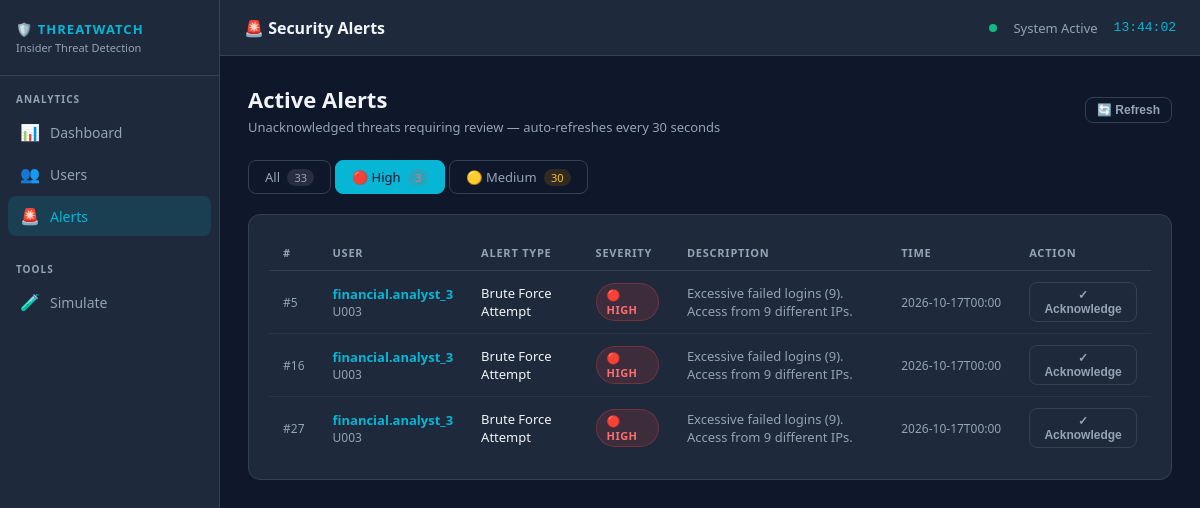
/alerts?severity=high, run on the app's committed database.
### tables this page shows
CREATE TABLE alerts (
            id               INTEGER PRIMARY KEY AUTOINCREMENT,
            user_id          TEXT NOT NULL,
            alert_type       TEXT NOT NULL,
            severity         TEXT NOT NULL,
            description      TEXT NOT NULL,
            timestamp        TEXT NOT NULL,
            is_acknowledged  INTEGER NOT NULL DEFAULT 0,
            acknowledged_at  TEXT
        );

CREATE TABLE users (
            user_id   TEXT PRIMARY KEY,
            username  TEXT NOT NULL,
            department TEXT NOT NULL,
            role      TEXT NOT NULL,
            created_at TEXT NOT NULL
        );

### app.py (the view)
@app.route("/alerts")
def alerts():
    filter_sev = request.args.get("severity", "all")
    all_alerts = get_alerts(acknowledged=False)
    if filter_sev != "all":
        all_alerts = [a for a in all_alerts if a["severity"] == filter_sev]
    counts = {
        "all": len(get_alerts(acknowledged=False)),
        "high": len([a for a in get_alerts(acknowledged=False) if a["severity"] == "high"]),
        "medium": len([a for a in get_alerts(acknowledged=False) if a["severity"] == "medium"]),
    }
    return render_template("alerts.html", alerts=all_alerts, filter_sev=filter_sev, counts=counts)

### database/db_manager.py (called while the page is built)
def get_conn():
    conn = sqlite3.connect(DB_PATH)
    conn.row_factory = sqlite3.Row
    return conn

def get_alerts(acknowledged=None, limit=200):
    with get_conn() as conn:
        if acknowledged is None:
            rows = conn.execute(
                "SELECT a.*, u.username FROM alerts a JOIN users u ON a.user_id=u.user_id ORDER BY a.timestamp DESC LIMIT ?",
                (limit,),
            ).fetchall()
        else:
            rows = conn.execute(
                "SELECT a.*, u.username FROM alerts a JOIN users u ON a.user_id=u.user_id WHERE a.is_acknowledged=? ORDER BY a.timestamp DESC LIMIT ?",
                (int(acknowledged), limit),
            ).fetchall()
    return [dict(r) for r in rows]

### templates/alerts.html (shortened to what this page needs)
{% extends "base.html" %}
{% block page_title %}🚨 Security Alerts{% endblock %}
{% block content %}
<div class="page-header flex justify-between items-center">
  <div>
    <h1>Active Alerts</h1>
    <p>Unacknowledged threats requiring review — auto-refreshes every 30 seconds</p>
  </div>
  <div class="flex gap-2">
    <button class="btn btn-ghost btn-sm" onclick="location.reload()">🔄 Refresh</button>
  </div>
</div>
<div class="tabs" style="margin-bottom: 20px;">
  <a href="{{ url_for('alerts') }}" class="tab-btn {% if filter_sev == 'all' %}active{% endif %}">
    All <span style="margin-left:4px; background:rgba(255,255,255,0.1); padding:1px 7px; border-radius:10px; font-size:11px;">{{ counts.all }}</span>
  </a>
  <a href="{{ url_for('alerts', severity='high') }}" class="tab-btn {% if filter_sev == 'high' %}active{% endif %}">
    🔴 High <span style="margin-left:4px; background:rgba(239,68,68,0.15); color:#f87171; padding:1px 7px; border-radius:10px; font-size:11px;">{{ counts.high }}</span>
  </a>
  <a href="{{ url_for('alerts', severity='medium') }}" class="tab-btn {% if filter_sev == 'medium' %}active{% endif %}">
    🟡 Medium <span style="margin-left:4px; background:rgba(245,158,11,0.15); color:#fbbf24; padding:1px 7px; border-radius:10px; font-size:11px;">{{ counts.medium }}</span>
  </a>
</div>
<div class="card">
  {% if alerts %}
  <div class="table-wrapper">
    <table>
      <thead>
        <tr>
          <th>#</th>
          <th>User</th>
          <th>Alert Type</th>
          <th>Severity</th>
          <th>Description</th>
          <th>Time</th>
          <th>Action</th>
        </tr>
      </thead>
      <tbody>
        {% for alert in alerts %}
        <tr>
          <td class="text-muted text-sm">#{{ alert.id }}</td>
          <td>
            <a href="{{ url_for('user_detail', user_id=alert.user_id) }}"
               style="color:var(--accent-cyan); font-weight:600; text-decoration:none;">
              {{ alert.username }}
            </a>
            <div class="text-muted text-sm">{{ alert.user_id }}</div>
          </td>
          <td style="font-weight: 500;">{{ alert.alert_type }}</td>
          <td>
            <span class="badge badge-{{ alert.severity }} {% if alert.severity == 'high' %}pulse{% endif %}">
              {% if alert.severity == 'high' %}🔴{% else %}🟡{% endif %}
              {{ alert.severity | upper }}
            </span>
          </td>
          <td style="max-width: 320px; font-size: 13px; color: var(--text-secondary);">
            {{ alert.description }}
          </td>
          <td class="text-sm text-muted" style="white-space: nowrap;">
            {{ alert.timestamp[:16] if alert.timestamp else '—' }}
          </td>
          <td>
            <form method="post" action="{{ url_for('ack_alert', alert_id=alert.id) }}" style="display:inline;">
              <button type="submit" class="btn btn-ghost btn-sm" title="Acknowledge this alert">
                ✓ Acknowledge
              </button>
            </form>
          </td>
        </tr>
        {% endfor %}
      </tbody>
    </table>
  </div>
  {% endif %}
</div>
{% endblock %}

### templates/base.html (style rules this page uses)
*, *::before, *::after { box-sizing: border-box; margin: 0; padding: 0; }
:root { --bg-primary: #0f172a; --bg-secondary: #1e293b; --bg-card: #1e293b; --bg-hover: #263348; --border: #334155; --text-primary: #f1f5f9; --text-secondary: #94a3b8; --accent-cyan: #06b6d4; --accent-emerald: #10b981; --accent-red: #ef4444; --accent-amber: #f59e0b; --accent-blue: #3b82f6; --sidebar-width: 220px; }
body { background: var(--bg-primary); color: var(--text-primary); font-family: 'Segoe UI', system-ui, -apple-system, sans-serif; display: flex; min-height: 100vh; }
.card { background: var(--bg-card); border: 1px solid var(--border); border-radius: 12px; padding: 20px; }
.table-wrapper { overflow-x: auto; }
table { width: 100%; border-collapse: collapse; font-size: 13px; }
th { text-align: left; padding: 10px 14px; font-size: 11px; font-weight: 600; letter-spacing: 0.07em; text-transform: uppercase; color: var(--text-secondary); border-bottom: 1px solid var(--border); }
td { padding: 11px 14px; border-bottom: 1px solid rgba(51,65,85,0.5); color: var(--text-primary); vertical-align: middle; }
tr:last-child td { border-bottom: none; }
.badge { display: inline-flex; align-items: center; padding: 3px 10px; border-radius: 20px; font-size: 11px; font-weight: 600; letter-spacing: 0.04em; }
.badge-high { background: rgba(239,68,68,0.15); color: #f87171; border: 1px solid rgba(239,68,68,0.3); }
.badge-high.pulse { animation: alert-pulse 1.5s infinite; }
.btn { display: inline-flex; align-items: center; gap: 6px; padding: 8px 16px; border-radius: 8px; font-size: 13px; font-weight: 600; cursor: pointer; border: none; text-decoration: none; transition: all 0.15s; }
.btn-ghost { background: transparent; color: var(--text-secondary); border: 1px solid var(--border); }
.btn-sm { padding: 5px 11px; font-size: 12px; }
.page-header { margin-bottom: 24px; }
.page-header h1 { font-size: 22px; font-weight: 700; }
.page-header p { font-size: 13px; color: var(--text-secondary); margin-top: 4px; }
.tabs { display: flex; gap: 4px; margin-bottom: 20px; }
.tab-btn { padding: 7px 16px; border-radius: 8px; font-size: 13px; font-weight: 500; cursor: pointer; border: 1px solid var(--border); background: transparent; color: var(--text-secondary); transition: all 0.15s; text-decoration: none; }
.tab-btn.active { background: var(--accent-cyan); color: #0f172a; border-color: var(--accent-cyan); }
.text-muted { color: var(--text-secondary); }
.text-sm { font-size: 12px; }
.flex { display: flex; }
.items-center { align-items: center; }
.gap-2 { gap: 8px; }
.justify-between { justify-content: space-between; }

### data on the page
alerts: id "5", username "financial.analyst_3", user_id "U003", alert_type "Brute Force Attempt", severity "HIGH", description "Excessive failed logins (9). Access from 9 different IPs.", timestamp "2026-10-17T00:00"
alerts: id "16", username "financial.analyst_3", user_id "U003", alert_type "Brute Force Attempt", severity "HIGH", description "Excessive failed logins (9). Access from 9 different IPs.", timestamp "2026-10-17T00:00"
alerts: id "27", username "financial.analyst_3", user_id "U003", alert_type "Brute Force Attempt", severity "HIGH", description "Excessive failed logins (9). Access from 9 different IPs.", timestamp "2026-10-17T00:00"

### other printed values
{{ counts.all }} "33"
{{ counts.high }} "3"
{{ counts.medium }} "30"
